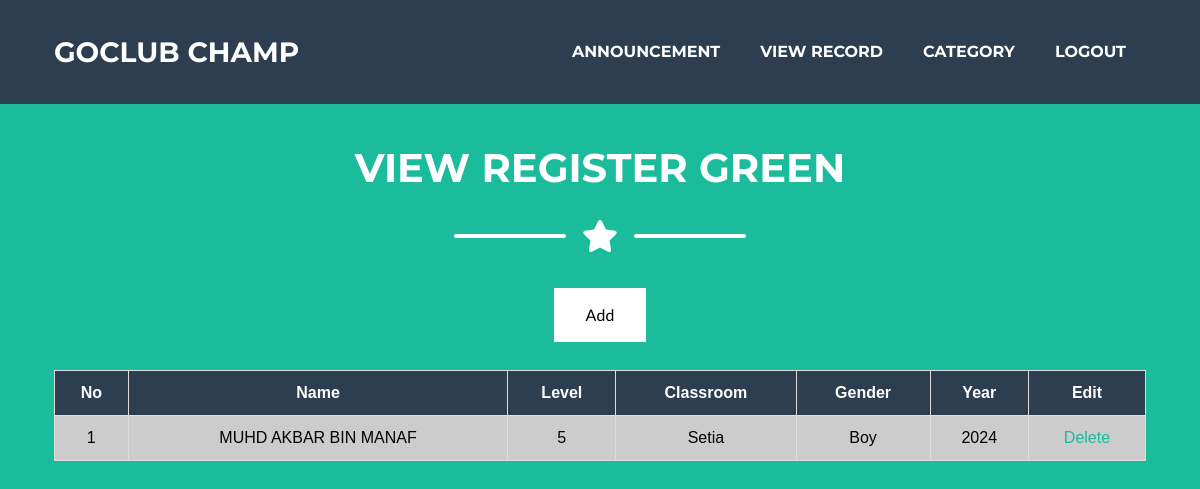
The page /admingreen1.php on the database its author committed.
### tables this page shows
CREATE TABLE `green` (
  `id` int(11) NOT NULL,
  `name` varchar(50) NOT NULL,
  `level` int(11) NOT NULL,
  `classroom` varchar(50) NOT NULL,
  `gender` varchar(11) NOT NULL,
  `year` varchar(50) NOT NULL
);

### admingreen1.php (the view, shortened to what this page needs)
<!DOCTYPE html>
<html lang="en">
    <head>
        <link href="css/styles.css" rel="stylesheet" />
</head>
	  <body id="page-top">
      <nav class="navbar navbar-expand-lg bg-secondary text-uppercase fixed-top" id="mainNav">
      <div class="container">
      <a class="navbar-brand js-scroll-trigger" href="#page-top">GOCLUB CHAMP</a>
      <div class="collapse navbar-collapse" id="navbarResponsive">
      <ul class="navbar-nav ml-auto">
      <li class="nav-item mx-0 mx-lg-1"><a class="nav-link py-3 px-0 px-lg-3 rounded js-scroll-trigger" href="adminannouncement.php">ANNOUNCEMENT</a></li>
      <li class="nav-item mx-0 mx-lg-1"><a class="nav-link py-3 px-0 px-lg-3 rounded js-scroll-trigger" href="adminpage.php">VIEW RECORD</a></li>
      <li class="nav-item mx-0 mx-lg-1"><a class="nav-link py-3 px-0 px-lg-3 rounded js-scroll-trigger" href="admincategory.php">CATEGORY</a></li>
	  <li class="nav-item mx-0 mx-lg-1"><a class="nav-link py-3 px-0 px-lg-3 rounded js-scroll-trigger" href="logout.php">LOGOUT</a></li>
      </ul>
      </div>
      </div>
      </nav>
         <div class="container"><br><br><br><br><br><br>
         <h1 class="page-section-heading text-center text-uppercase text-white">View Register Green</h1>
         <div class="divider-custom divider-light">
         <div class="divider-custom-line"></div>
         <div class="divider-custom-icon"><i class="fas fa-star"></i></div>
         <div class="divider-custom-line"></div>
         </div>
<?php
include 'dblink.php';
?>
<center><a href="addgreen.php" class="button">Add</a><center><br>
<table>
  <tr>
    <th>No</th>
    <th>Name</th>
	<th>Level</th>
	<th>Classroom</th>
    <th>Gender</th>
	<th>Year</th>
	<th>Edit</th>
  </tr>
<?php
$count=1;
$sel_query="Select * from green;";
$result = mysqli_query($conn,$sel_query);
while($row = mysqli_fetch_assoc($result)){ ?>
<tr><td align="center"><?php echo $count; ?></td>
<td align="center" style="text-transform:uppercase;"><?php echo $row["name"]; ?></td>
<td align="center"><?php echo $row["level"]; ?></td>
<td align="center"><?php echo $row["classroom"]; ?></td>
<td align="center"><?php echo $row["gender"]; ?></td>
<td align="center"><?php echo $row["year"]; ?></td>
<td align="center">
<a href="deletegreen.php?id=<?php echo $row["id"]; ?>" onclick="return confirm('Confirm delete this profile ?'); " >Delete</a>
</td>
</tr>
<?php $count++; } ?>
</table></div><br><br>
</body>
</html>

### admingreen1.php (style rules this page uses)
body { background-color: #1abc9c; }
table { font-family: Arial, Helvetica, sans-serif; border-collapse: collapse; width: 100%; background-color: white; color:black; }
table td, table th { border: 1px solid #ddd; padding: 10px; }
table tr:nth-child(even) { background-color: #ccc; }
table th { padding-top: 10px; padding-bottom: 10px; text-align:center; background-color: #2c3e50; color: white; }
.button { background-color: white; border: none; color: black; padding: 15px 32px; text-align: center; text-decoration: none; display: inline-block; font-size: 16px; margin: 4px 2px; cursor: pointer; }

### rows shown on the page
green: name "MUHD AKBAR BIN MANAF", level "5", classroom "Setia", gender "Boy", year "2024"
